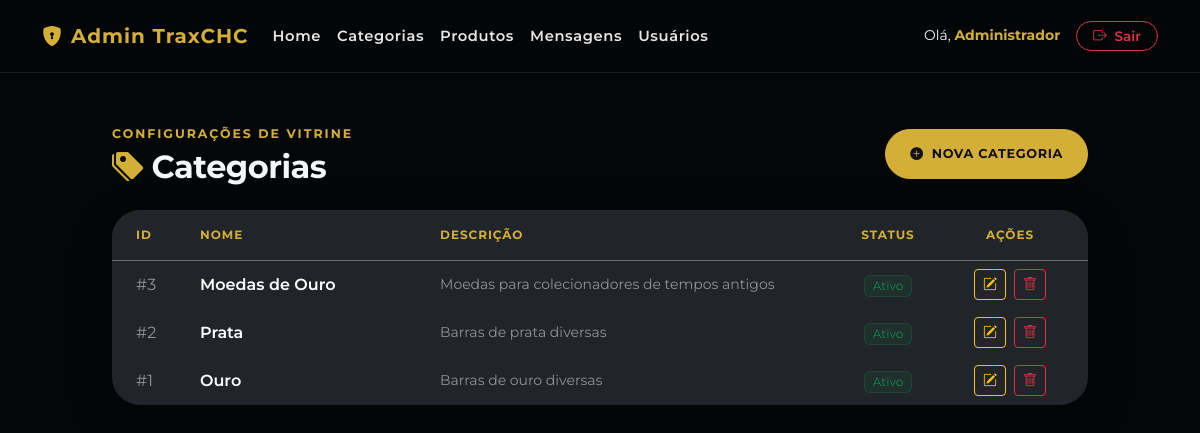
Screenshot of /admin/categorias.php (signed in) with the database file from the repository.
### tables this page shows
CREATE TABLE `categoria` (
  `id` int(11) NOT NULL AUTO_INCREMENT,
  `nome` varchar(100) NOT NULL,
  `descricao` varchar(255) DEFAULT NULL,
  `status` varchar(20) NOT NULL DEFAULT 'Ativo',
  PRIMARY KEY (`id`)
);

### admin/categorias.php (the view, shortened to what this page needs)
<?php
$db = new db();
$conn = $db->connect();
try {
    $stmt = $conn->prepare("SELECT * FROM categoria ORDER BY id DESC");
    $stmt->execute();
    $categorias = $stmt->fetchAll();
} catch (PDOException $e) {
    die("Erro ao buscar categorias: " . $e->getMessage());
}
?>
<!DOCTYPE html>
<html lang="pt-BR">
<head>
    <link href="https://cdn.jsdelivr.net/npm/bootstrap@5.3.0/dist/css/bootstrap.min.css" rel="stylesheet">
    <link rel="stylesheet" href="https://cdn.jsdelivr.net/npm/bootstrap-icons@1.11.3/font/bootstrap-icons.css">
    <link rel="stylesheet" href="../style.css">
</head>
<body>
    <?php include 'header-admin.php'; ?>
    <div class="container my-5" style="max-width: 1000px;">
        <div class="d-flex flex-column flex-sm-row justify-content-between align-items-start align-items-sm-center gap-3 mb-4">
            <div>
                <span class="section-label mb-1">Configurações de Vitrine</span>
                <h2 class="fw-bold m-0" style="letter-spacing: -0.5px; color: var(--text-main);">
                    <i class="bi bi-tags-fill me-2" style="color: var(--gold);"></i>Categorias
                </h2>
            </div>
            <a href="categoria-formulario.php" class="btn btn-gold text-uppercase px-4 py-2.5 d-flex align-items-center gap-2" style="font-size: 0.8rem; letter-spacing: 0.05em;">
                <i class="bi bi-plus-circle-fill"></i> Nova Categoria
            </a>
        </div>
        <div class="glass-card p-0 overflow-hidden shadow-lg border-0">
            <div class="table-responsive">
                <table class="table table-dark table-hover mb-0 align-middle">
                    <thead>
                        <tr class="border-bottom border-secondary text-uppercase" style="font-size: 0.75rem; letter-spacing: 0.08em;">
                            <th width="80" class="ps-4 py-3" style="color: var(--gold);">ID</th>
                            <th class="py-3" style="color: var(--gold);">Nome</th>
                            <th class="py-3" style="color: var(--gold);">Descrição</th>
                            <th width="120" class="text-center py-3" style="color: var(--gold);">Status</th>
                            <th width="140" class="text-center pe-4 py-3" style="color: var(--gold);">Ações</th>
                        </tr>
                    </thead>
                    <tbody>
                        <?php if (count($categorias) > 0): ?>
                            <?php foreach ($categorias as $c): ?>
                                <tr class="border-bottom border-dark">
                                    <td class="ps-4 text-white-50">#<?= $c['id']; ?></td>
                                    <td class="fw-semibold text-white"><?= htmlspecialchars($c['nome']); ?></td>
                                    <td class="text-white-50 small" style="max-width: 250px; white-space: nowrap; overflow: hidden; text-overflow: ellipsis;">
                                        <?= htmlspecialchars($c['descricao'] ?? '-'); ?>
                                    </td>
                                    <td class="text-center">
                                        <?php if (($c['status'] ?? 'Ativo') === 'Inativo'): ?>
                                            <span class="badge bg-danger bg-opacity-10 text-danger border border-danger border-opacity-25 fw-normal px-2 py-1">Inativo</span>
                                        <?php else: ?>
                                            <span class="badge bg-success bg-opacity-10 text-success border border-success border-opacity-25 fw-normal px-2 py-1">Ativo</span>
                                        <?php endif; ?>
                                    </td>
                                    <td class="text-center pe-4">
                                        <a href="categoria-formulario.php?id=<?= $c['id']; ?>" class="btn btn-sm btn-outline-warning me-1 px-2.5 py-1" title="Editar">
                                            <i class="bi bi-pencil-square"></i>
                                        </a>
                                        <a href="categoria-excluir.php?id=<?= $c['id']; ?>" class="btn btn-sm btn-outline-danger px-2.5 py-1" title="Excluir" onclick="return confirm('Atenção: Ao deletar uma categoria, você pode afetar produtos vinculados a ela. Tem certeza?')">
                                            <i class="bi bi-trash"></i>
                                        </a>
                                    </td>
                                </tr>
                            <?php endforeach; ?>
                        <?php endif; ?>
                    </tbody>
                </table>
            </div>
        </div>
    </div>
</body>
</html>

### admin/header-admin.php (shortened to what this page needs)
<body class="pb-5">
    <header class="site-header">
        <nav class="navbar navbar-expand-lg navbar-dark navbar-custom shadow-sm">
            <div class="container">
                <a class="navbar-brand fw-bold" href="index.php" style="color: var(--gold); letter-spacing: 1px;">
                    <i class="bi bi-shield-lock-fill me-2"></i>Admin TraxCHC
                </a>
                <div class="collapse navbar-collapse" id="adminNav">
                    <ul class="navbar-nav me-auto mb-2 mb-lg-0">
                        <li class="nav-item"><a class="nav-link" href="index.php">Home</a></li>
                        <li class="nav-item"><a class="nav-link" href="categorias.php">Categorias</a></li>
                        <li class="nav-item"><a class="nav-link" href="produtos.php">Produtos</a></li>
                        <li class="nav-item"><a class="nav-link" href="mensagens.php">Mensagens</a></li>
                        <li class="nav-item"><a class="nav-link" href="usuarios.php";>Usuários</a></li>
                    </ul>
                    <div class="d-flex align-items-center gap-3">
                        <span class="navbar-text small text-light d-none d-sm-inline">
                            Olá, <strong style="color: var(--gold);"><?= htmlspecialchars($_SESSION['nome_usuario'] ?? 'Admin'); ?></strong>
                        </span>
                        <a href="logout.php" class="btn btn-sm btn-outline-danger px-3 rounded-pill" style="font-weight: 600; font-size: 0.85rem;">
                            <i class="bi bi-box-arrow-right me-1"></i> Sair
                        </a>
                    </div>
                </div>
            </div>
        </nav>
    </header>

### style.css (style rules this page uses)
:root { --bg-dark: #050608; --bg-blue: #081524; --bg-blue-2: #0d1d31; --text-main: #f4f6f8; --text-muted: #b8c0cc; --gold: #d4af37; --gold-dark: #b8962e; --card: rgba(255, 255, 255, 0.06); --border: rgba(255, 255, 255, 0.12); }
* { box-sizing: border-box; }
body { font-family: "Montserrat", sans-serif; background: var(--bg-dark); color: var(--text-main); overflow-x: hidden; }
a { text-decoration: none; }
.site-header { position: relative; z-index: 20; }
.navbar-custom { background: rgba(5, 6, 8, 0.55); backdrop-filter: blur(12px); border-bottom: 1px solid rgba(255, 255, 255, 0.08); padding: 16px 0; }
.navbar-nav .nav-link { color: rgba(255, 255, 255, 0.9); font-weight: 600; letter-spacing: 0.04em; font-size: 0.92rem; }
.btn-gold { background: var(--gold); border: 1px solid var(--gold); color: #111; font-weight: 700; border-radius: 999px; padding: 0.9rem 1.4rem; }
.section-label { display: inline-block; text-transform: uppercase; letter-spacing: 0.16em; font-size: 0.78rem; font-weight: 700; color: var(--gold); margin-bottom: 14px; }
.glass-card { background: var(--card); border: 1px solid var(--border); border-radius: 28px; padding: 24px; backdrop-filter: blur(14px); box-shadow: 0 25px 70px rgba(0, 0, 0, 0.25); }

### rows the page displays
categoria: id "3", nome "Moedas de Ouro", descricao "Moedas para colecionadores de tempos antigos", status "Ativo"
categoria: id "2", nome "Prata", descricao "Barras de prata diversas", status "Ativo"
categoria: id "1", nome "Ouro", descricao "Barras de ouro diversas", status "Ativo"

### other values shown
$_SESSION['nome_usuario'] "Administrador"
